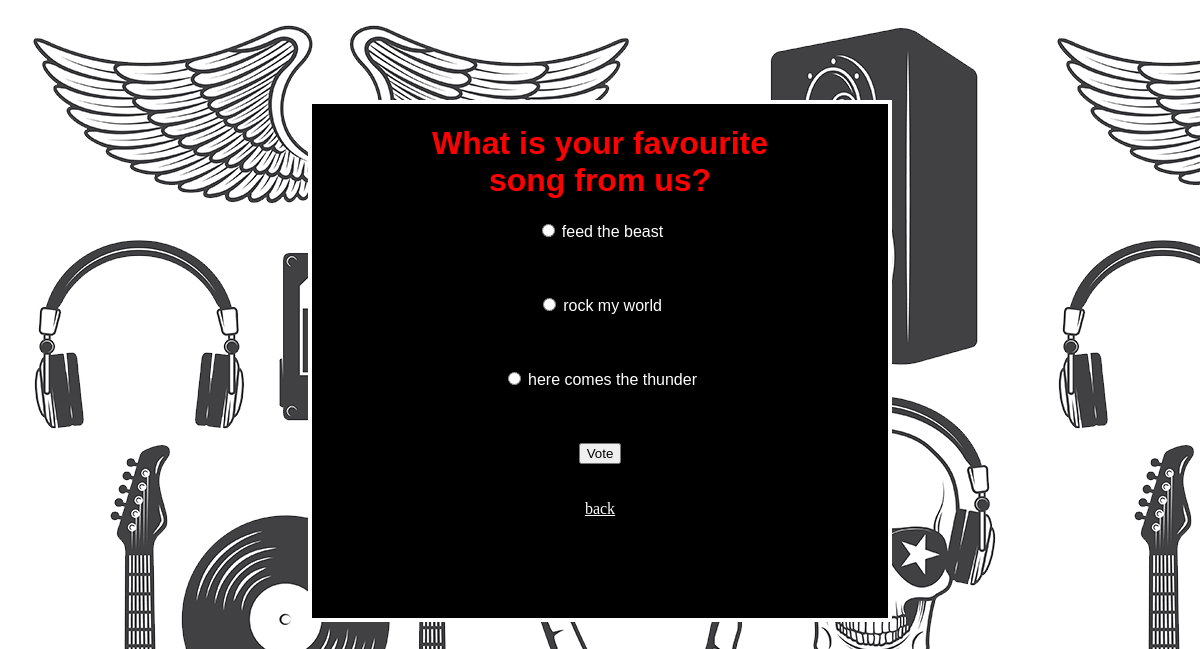
/rockband/1/detail, run on the app's committed database.
### rockband/models.py (models this page shows, shortened)
class Question(models.Model):
    question_text = models.CharField(max_length=200)
    pub_date = models.DateTimeField('date published')

class Choice(models.Model):
    question = models.ForeignKey(Question, on_delete=models.CASCADE)
    choice_text = models.CharField(max_length=200)
    votes = models.IntegerField(default=0)

### rockband/views.py (the view)
# urls.py: path('<int:question_id>/detail', views.detail, name='detail'),
def detail(request, question_id):
    question = get_object_or_404(Question, pk=question_id)
    return render(request, 'polls/detail.html', {'question': question})

### rockband/templates/polls/detail.html (shortened to what this page needs)
{% extends "base.html" %}
{% block content %}
<div class="container-sm">
    <h1> {{question.question_text}}</h1>
    <form action="{% url 'rockband:vote' question.id %}" method="post">
        {% for choice in question.choice_set.all %}
        <input type="radio" name="choice" id="choice {{
            forloop.counter
        }}" value="{{ choice.id }}" />
        <label for="choice {{ forloop.counter }}">
            {{ choice.choice_text }}
        </label>
        <br />
        <br>
        <br>
        <br>
        {% endfor %}
        <input type="submit" value="Vote" />
    </form>
    <br>
    <br>
    <a href="{% url 'rockband:index' %}">back</a>
</div>
{% endblock %}

### rockband/templates/polls/detail.html (style rules this page uses)
h1 { font-family: Impact, Haettenschweiler, 'Arial Narrow Bold', sans-serif; color:red; }
.container-sm { margin-top: 100px; margin-bottom: 200px; margin-right: 300px; margin-left: 300px; padding-left: 100px; padding-right: 100px; padding-bottom: 100px; text-align: center; border: 4px solid white; background-color: black; }
label { font-family:Verdana, Geneva, Tahoma, sans-serif; color: white; }
a { color: white; }

### data on the page
Question: question_text "What is your favourite song from us?"
Choice: choice_text "feed the beast"
Choice: choice_text "rock my world"
Choice: choice_text "here comes the thunder"
